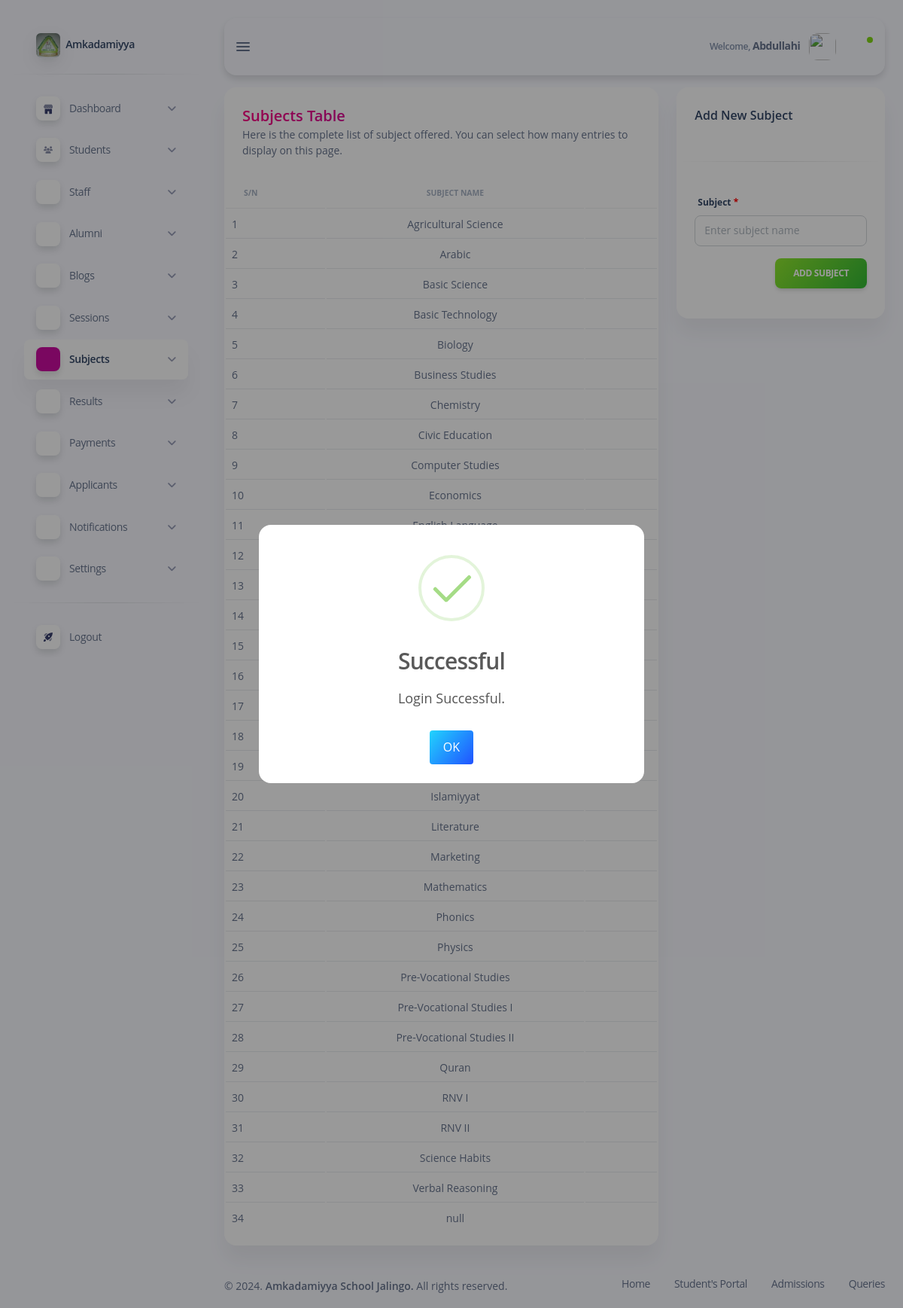
/subdomains/admin/admin-add-subject.php (signed in), run on the app's committed database.
### tables this page shows
CREATE TABLE `subjects` (
  `subject_id` int(11) NOT NULL,
  `subject_name` varchar(50) NOT NULL
);

### subdomains/admin/admin-add-subject.php (the view, shortened to what this page needs)
<?php
require_once "create.php";
?>
<!DOCTYPE html>
<html lang="en">
<head>
    <?php include "inc/admin-header.php"; ?>
</head>
<body class="g-sidenav-show bg-info-soft">
     <?php
    if ($_SESSION['staff']['position_id'] == 1) {
        include "inc/admin-sidebar.php";
    } else {
        include "";
    }
    ?>
    <main class="main-content position-relative max-height-vh-100 h-100 border-radius-lg">
        <?php require "inc/admin-navbar.php"; ?>
        <div class="container-fluid pt-3">
            <div class="row mb-4">
                <div class="col-lg-8">
                    <div class="card">
                        <div class="card-header">
                            <h5 class="mb-0 text-gradient text-primary">Subjects Table</h5>
                            <p class="text-sm mb-0">
                                Here is the complete list of subject offered. You can select how many entries to display
                                on
                                this page.
                            </p>
                        </div>
                        <div class="table-responsive">
                            <table class="table table-flush" id="datatable-basic">
                                <thead class="thead-light">
                                    <tr>
                                        <th
                                            class="text-uppercase text-left text-secondary text-xxs font-weight-bolder opacity-7">
                                            S/N</th>
                                        <th
                                            class="text-uppercase text-center text-secondary text-xxs font-weight-bolder opacity-7">
                                            Subject Name</th>
                                        <th
                                            class="text-uppercase text-center text-secondary text-xxs font-weight-bolder opacity-7"></th>
                                    </tr>
                                </thead>
                                <tbody>
                                    <?php
                                    $sql = "SELECT * FROM `subjects`";
                                    $result = mysqli_query($conn, $sql);
                                    $count = 1;
                                    while ($row = mysqli_fetch_assoc($result)) {
                                        ?>
                                        <tr>
                                            <td class="text-sm font-weight-normal"><?php echo $count; ?></td>
                                            <td class="text-sm text-center font-weight-normal">
                                                <?php echo $row['subject_name'] ?>
                                            </td>
                                            <td class="text-sm text-center font-weight-normal">
                                            </td>
                                        </tr>
                                        <?php
                                        $count++;
                                    }
                                    ?>
                                </tbody>
                            </table>
                        </div>
                    </div>
                </div>
                <div class="col-lg-4">
                    <div class="card">
                        <div class="card-header mb-0">
                            <h6 class="text-dark">Add New Subject</h6>
                        </div>
                        <hr class="horizontal dark">
                        <div class="card-body">
                            <form action="" method="POST">
                                <div class="mb-3">
                                    <label for="subject" class="form-label">Subject</label>
                                    <input type="text" name="subject" class="form-control"
                                        placeholder="Enter subject name" required>
                                </div>
                                <div class="mt-3 text-end">
                                    <button type="submit" class="btn bg-gradient-success" name="addSubject">Add Subject</button>
                                </div>
                            </form>
                        </div>
                    </div>
                </div>
            </div>
        </div>
        <?php include "inc/admin-footer.php";?>
    </main>
</body>
</html>

### css/style.css (style rules this page uses)
html { font-size: 1rem; }
@media (min-width: 576px) { html { font-size: 0.9rem; } }
@media (min-width: 768px) { html { font-size: 0.95rem; } }
@media (min-width: 992px) { html { font-size: 1rem; } }
label::after { content: " *"; color: red; }

### data on the page
subjects: subject_name "Agricultural Science"
subjects: subject_name "Arabic"
subjects: subject_name "Basic Science"
subjects: subject_name "Basic Technology"
subjects: subject_name "Biology"
subjects: subject_name "Business Studies"
subjects: subject_name "Chemistry"
subjects: subject_name "Civic Education"
subjects: subject_name "Computer Studies"
subjects: subject_name "Economics"
subjects: subject_name "Islamiyyat"
subjects: subject_name "Literature"
subjects: subject_name "Marketing"
subjects: subject_name "Mathematics"
subjects: subject_name "Phonics"
subjects: subject_name "Physics"
subjects: subject_name "Pre-Vocational Studies"
subjects: subject_name "Pre-Vocational Studies I"
subjects: subject_name "Pre-Vocational Studies II"
subjects: subject_name "Quran"
subjects: subject_name "RNV I"
subjects: subject_name "RNV II"
subjects: subject_name "Science Habits"
subjects: subject_name "Verbal Reasoning"
subjects: subject_name "null"

### other printed values
$_SESSION['staff']['first_name'] "Abdullahi"
